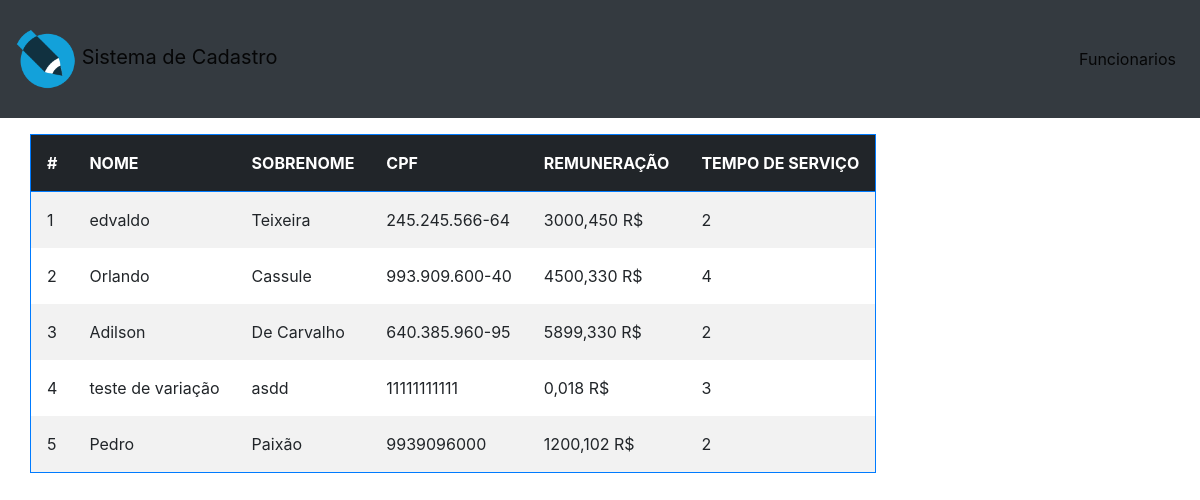
Screenshot of /funcionarios/lista/ with the database file from the repository.
### registration_system/models.py (models this page shows, shortened)
class Funcionario(models.Model):
    nome = models.CharField(
        max_length=255,
        null=False,
        blank=False,
    )
    sobrenome = models.CharField(
        max_length=255,
        null=False,
        blank=False,
    )
    cpf = models.CharField(
        max_length=14,
        null=False,
        blank=False,
    )
    tempo_de_servico = models.PositiveIntegerField(
        default=0,
        null=False,
        blank=False,
    )
    remuneracao = models.DecimalField(
        max_digits=8,
        decimal_places=3,
        null=False,
        blank=False,
        verbose_name='Remuneração'
    )

### website/views.py (the view)
# urls.py: path('funcionarios/lista/', views.listar_funcionario, name='listar_fun'),
def listar_funcionario(request):
    funcionarios = Funcionario.objects.all()
    return render(request, "website/pages/listar.html", context={
        'funcionarios': funcionarios,
    })

### website/templates/website/pages/listar.html
{% extends 'global/base.html' %}
{% block content %}
      <div class="container py-3">
            <div class="row">
                  <table class="table-responsive table-striped">
                        <thead class="table-dark text-white border border-primary">
                              <tr >
                                    <th class="p-3" >#</th>
                                    <th class="p-3" >NOME</th>
                                    <th class="p-3">SOBRENOME</th>
                                    <th class="p-3">CPF</th>
                                    <th class="p-3">REMUNERAÇÃO</th>
                                    <th class="p-3">TEMPO DE SERVIÇO</th>
                              </tr>
                        </thead>
                        <tbody class="border border-primary" >
                              {% for funcionario in funcionarios %}
                                    <tr>
                                          <td class="p-3">{{funcionario.id}}</td>
                                          <td class="p-3">{{funcionario.nome}}</td>
                                          <td class="p-3">{{funcionario.sobrenome}}</td>
                                          <td class="p-3">{{funcionario.cpf}}</td>
                                          <td class="p-3">{{funcionario.remuneracao}} R$</td>
                                          <td class="p-3">{{funcionario.tempo_de_servico}}</td>
                                    </tr>
                              {% endfor %}
                        </tbody>
                  </table>
            </div>
      </div>
      {% endblock content %}

### base_templates/global/base.html (shortened to what this page needs)
{% load static %}
<!DOCTYPE html>
<html lang="pt-br">
<head>
  <link rel="stylesheet" href="https://use.fontawesome.com/releases/v5.0.13/css/all.css"
>
  <link rel="stylesheet" href="https://stackpath.bootstrapcdn.com/bootstrap/4.1.1/css/bootstrap.min.css"
>
  <link rel="stylesheet" href="{% static 'website/css/style.css' %}">
</head>
<body>
  <nav class="navbar navbar-expand-sm bg-dark py-4 text-white navbar-light">
    <a href="{% url 'website:home' %}" class="navbar-brand">
      <img src="{% static 'website/img/favicon.png' %}" alt="logo" height="60px">
      Sistema de Cadastro</a>
    <div class="navbar-collapse collapse" id="menuToggle">
      <ul class="navbar-nav ml-auto">
        <li class="nav-item active">
          <a href="{% url 'website:home' %}" class="nav-link">Funcionarios</a>
        </li>
      </ul>
    </div>
</nav>
  {% block content %}{% endblock content %}
</body>
</html>

### rows the page displays
Funcionario: id "1", nome "edvaldo", sobrenome "Teixeira", cpf "245.245.566-64", remuneracao "3000,450", tempo_de_servico "2"
Funcionario: id "2", nome "Orlando", sobrenome "Cassule", cpf "993.909.600-40", remuneracao "4500,330", tempo_de_servico "4"
Funcionario: id "3", nome "Adilson", sobrenome "De Carvalho", cpf "640.385.960-95", remuneracao "5899,330", tempo_de_servico "2"
Funcionario: id "4", nome "teste de variação", sobrenome "asdd", cpf "11111111111", remuneracao "0,018", tempo_de_servico "3"
Funcionario: id "5", nome "Pedro", sobrenome "Paixão", cpf "9939096000", remuneracao "1200,102", tempo_de_servico "2"
